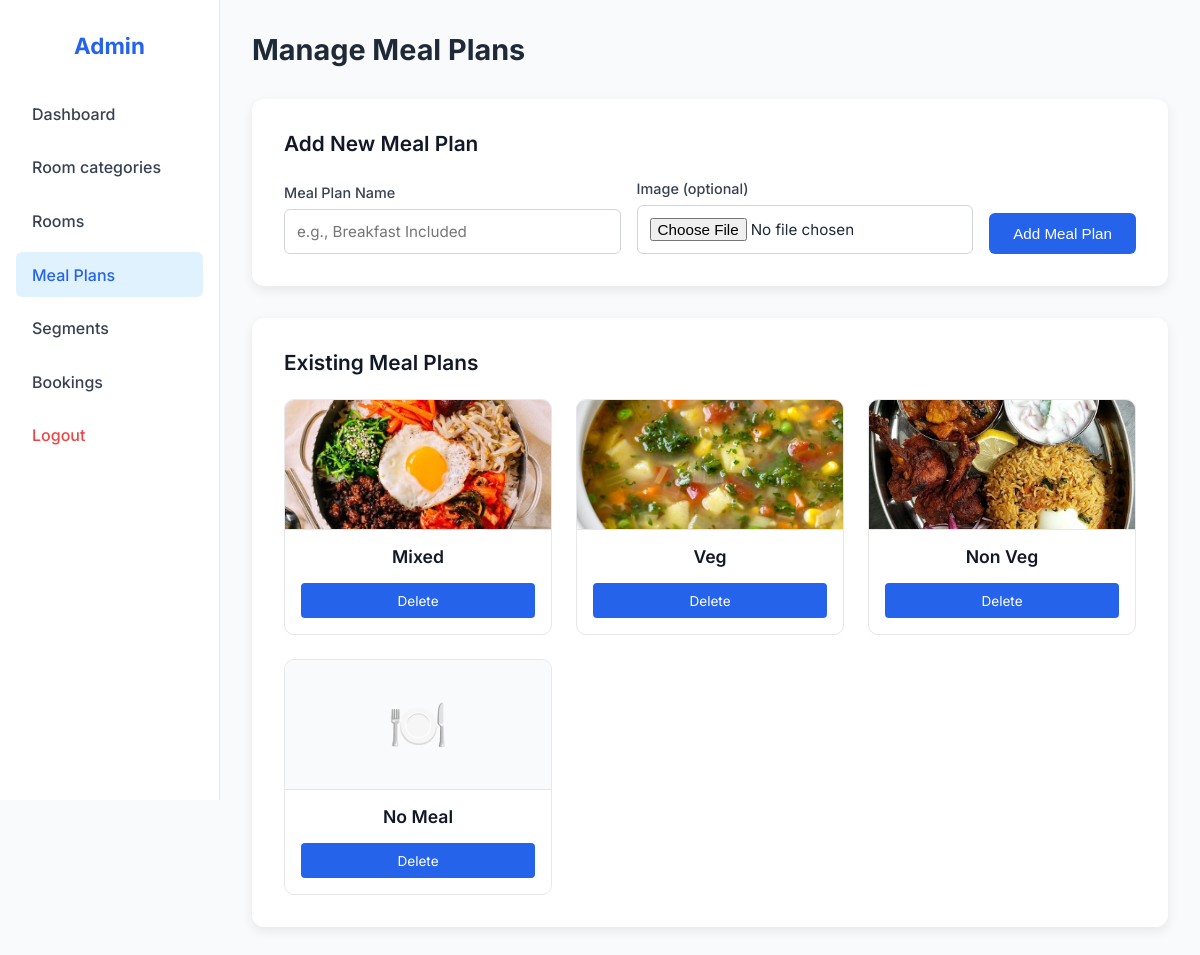
Page /admin/manage_meal_plans (signed in) on the committed database.
### tables this page shows
CREATE TABLE meal_plans (
            meal_plan_id INTEGER PRIMARY KEY AUTOINCREMENT,
            meal_plan_name TEXT UNIQUE NOT NULL,
            image_path TEXT
        );

### app.py (the view, shortened to what this page needs)
@app.route("/admin/manage_meal_plans", methods=["GET", "POST"])
@admin_required
def manage_meal_plans():
    conn = get_db_connection()
    cursor = conn.cursor()
    meal_plans = cursor.execute("SELECT * FROM meal_plans").fetchall()
    conn.close()
    return render_template("manage_meal_plans.html", meal_plans=meal_plans)

### app.py (called while the page is built)
def get_db_connection():
    conn = sqlite3.connect(DB_PATH)
    conn.row_factory = sqlite3.Row
    conn.execute("PRAGMA foreign_keys = ON")
    return conn

def admin_required(f):
    @wraps(f)
    def decorated(*args, **kwargs):
        if not session.get("is_admin"):
            flash("Admin access required.", "danger")
            return redirect(url_for("login"))
        return f(*args, **kwargs)
    return decorated

### templates/manage_meal_plans.html (shortened to what this page needs)
<!DOCTYPE html>
<html lang="en">
<head>
    <link rel="stylesheet" href="{{ url_for('static', filename='css/manage_meal_plans.css') }}">
    <link rel="stylesheet" href="{{ url_for('static', filename='css/flash.css') }}">
</head>
<body>
    <div class="dashboard">
        <aside class="sidebar">
            <h2>Admin</h2>
            <nav>
                <a href="{{ url_for('admin_dashboard') }}">Dashboard</a>
                <a href="{{ url_for('manage_room_types') }}">Room categories</a>
                <a href="{{ url_for('manage_rooms') }}">Rooms</a>
                <a class="active" href="{{ url_for('manage_meal_plans') }}">Meal Plans</a>
                <a href="{{ url_for('manage_market_segments') }}">Segments</a>
                <a href="{{ url_for('admin_view_bookings') }}">Bookings</a>
                <a href="{{ url_for('logout') }}" class="logout">Logout</a>
            </nav>
        </aside>
        <main class="main-content">
            <header class="main-header">
                <h1>Manage Meal Plans</h1>
            </header>
            <div class="card">
                <h2>Add New Meal Plan</h2>
                <form method="post" enctype="multipart/form-data">
                    <div class="form-group">
                        <label for="meal_plan_name">Meal Plan Name</label>
                        <input type="text" name="meal_plan_name" id="meal_plan_name"
                            placeholder="e.g., Breakfast Included" required>
                    </div>
                    <div class="form-group">
                        <label for="image_file">Image (optional)</label>
                        <input type="file" name="image_file" id="image_file" accept="image/*">
                    </div>
                    <button class="btn btn-primary" type="submit">Add Meal Plan</button>
                </form>
            </div>
            <div class="card">
                <h2>Existing Meal Plans</h2>
                {% if meal_plans %}
                <div class="meal-grid">
                    {% for m in meal_plans %}
                    <div class="meal-card">
                        <div class="meal-img-container">
                            {% if m.image_path %}
                            <img src="{{ url_for('static', filename='uploads/rooms/' + m.image_path) }}"
                                alt="{{ m.meal_plan_name }}" class="meal-img">
                            {% else %}
                            <div class="meal-icon">🍽️</div>
                            {% endif %}
                        </div>
                        <div class="meal-content">
                            <h3>{{ m.meal_plan_name }}</h3>
                            <div class="meal-actions">
                                <a href="{{ url_for('delete_meal_plan', meal_id=m.meal_plan_id) }}"
                                    onclick="return confirm('Delete this meal plan?')" class="btn-delete">Delete</a>
                            </div>
                        </div>
                    </div>
                    {% endfor %}
                </div>
                {% else %}
                <div class="empty-state">
                    <div class="meal-icon">🍽️</div>
                    <h3>No Meal Plans Yet</h3>
                    <p>Add a meal plan to get started.</p>
                </div>
                {% endif %}
            </div>
        </main>
    </div>
</body>
</html>

### static/css/manage_meal_plans.css (style rules this page uses)
* { margin: 0; padding: 0; box-sizing: border-box; }
body { font-family: 'Inter', sans-serif; background: #f9fafb; color: #1f2937; }
.dashboard { display: flex; min-height: 100vh; }
.sidebar { width: 220px; background: #ffffff; border-right: 1px solid #e5e7eb; padding: 2rem 1rem; position: fixed; height: 100vh; }
.sidebar h2 { font-size: 1.4rem; font-weight: 700; text-align: center; margin-bottom: 2rem; color: #2563eb; }
.sidebar nav { display: flex; flex-direction: column; gap: 0.5rem; }
.sidebar nav a { padding: 0.8rem 1rem; color: #374151; text-decoration: none; border-radius: 6px; font-weight: 500; transition: all 0.2s; }
.sidebar nav a:hover, .sidebar nav a.active { background: #e0f2fe; color: #2563eb; }
.sidebar nav a.logout { margin-top: auto; color: #ef4444; }
.main-content { flex: 1; margin-left: 220px; padding: 2rem; }
.main-header h1 { font-size: 1.8rem; font-weight: 700; margin-bottom: 2rem; }
.card { background: white; border-radius: 12px; box-shadow: 0 4px 12px rgba(0, 0, 0, 0.08); padding: 2rem; margin-bottom: 2rem; }
.card h2 { font-size: 1.3rem; font-weight: 600; margin-bottom: 1.5rem; color: #111827; }
form { display: flex; flex-wrap: wrap; gap: 1rem; align-items: flex-end; }
.form-group { flex: 1; min-width: 200px; }
.form-group label { display: block; font-weight: 500; margin-bottom: 0.5rem; color: #374151; font-size: 0.9rem; }
input[type="text"], input[type="file"] { width: 100%; padding: 0.75rem; border: 1px solid #d1d5db; border-radius: 6px; font-family: inherit; font-size: 0.95rem; transition: all 0.2s; }
.btn { padding: 0.75rem 1.5rem; border-radius: 6px; text-decoration: none; font-weight: 500; cursor: pointer; border: none; transition: all 0.2s; font-size: 0.95rem; display: inline-block; }
.btn-primary { background: #2563eb; color: white; }
.meal-grid { display: grid; grid-template-columns: repeat(auto-fill, minmax(220px, 1fr)); gap: 1.5rem; }
.meal-card { background: white; border: 1px solid #e5e7eb; border-radius: 10px; overflow: hidden; transition: all 0.2s; }
.meal-img-container { width: 100%; height: 130px; display: flex; align-items: center; justify-content: center; background: #f9fafb; border-bottom: 1px solid #e5e7eb; }
.meal-img { width: 100%; height: 100%; object-fit: cover; }
.meal-icon { font-size: 3rem; }
.meal-content { padding: 1rem; }
.meal-card h3 { text-align: center; font-size: 1.1rem; font-weight: 600; margin-bottom: 1rem; color: #111827; }
.meal-actions { display: flex; gap: 0.5rem; }
.btn-delete { flex: 1; text-decoration: none; background: #2563eb; color: white; padding: 0.6rem; border-radius: 4px; font-size: 0.85rem; text-align: center; }

### rows in the picture
meal_plans: image_path (picture), meal_plan_name "Mixed"
meal_plans: image_path (picture), meal_plan_name "Veg"
meal_plans: image_path (picture), meal_plan_name "Non Veg"
meal_plans: meal_plan_name "No Meal"
